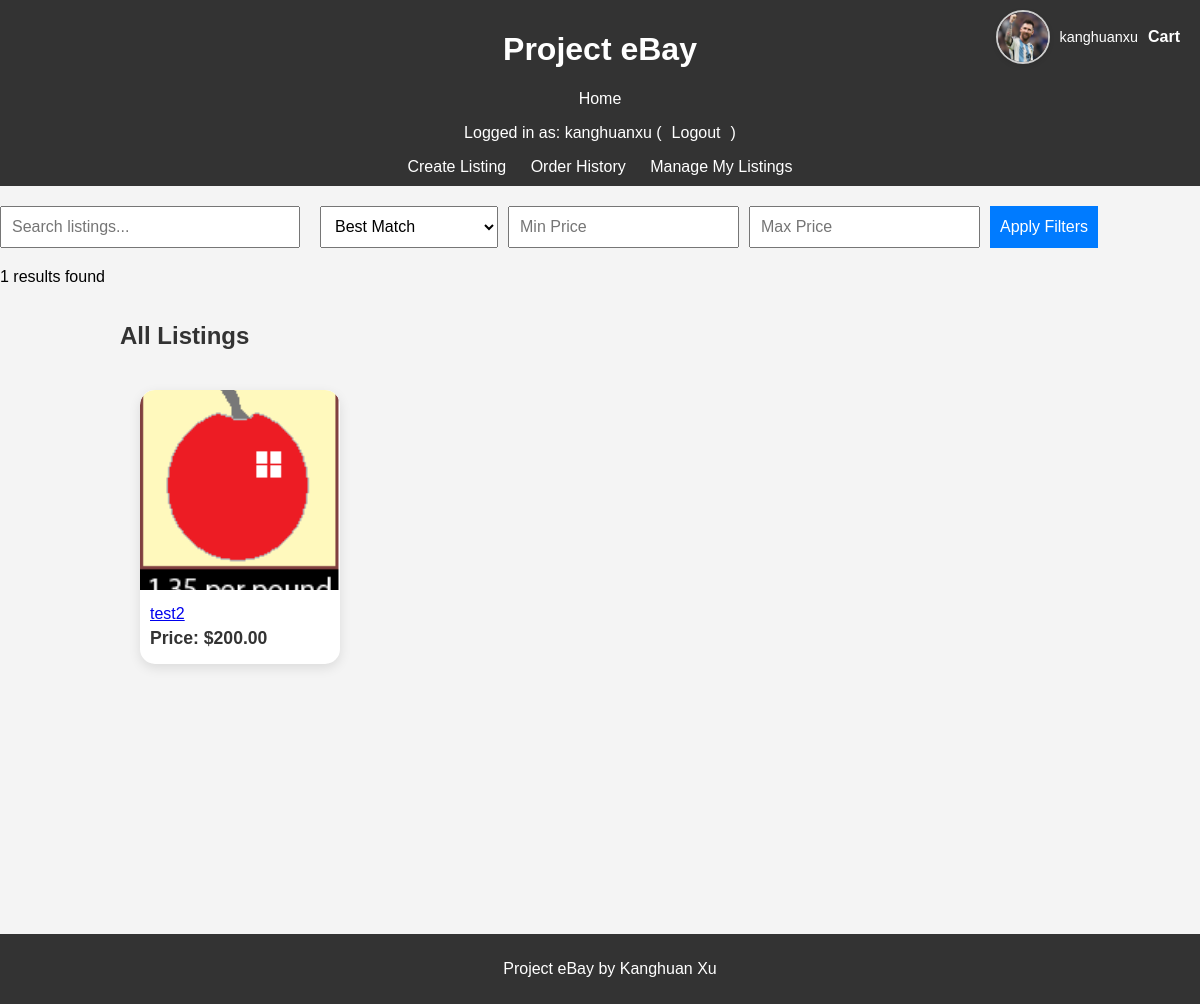
Page / (signed in) on the earlier database version.
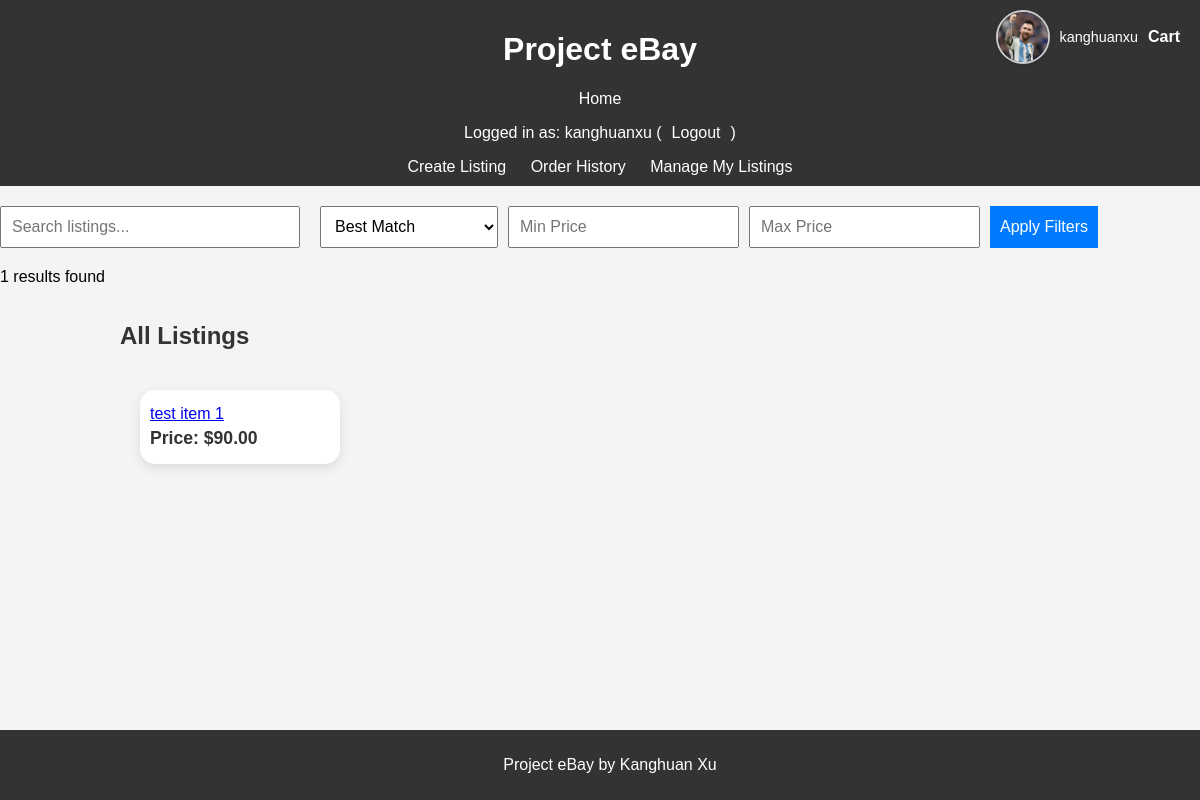
Same page on the later database version.
### project/models.py (models this page shows, shortened)
class Listing(models.Model):
    name = models.CharField(max_length=200) # Name of the item
    description = models.TextField() # Description of the item
    price = models.DecimalField(max_digits=10, decimal_places=2) # Price of the item
    image = models.ImageField(upload_to='listing_images/', blank=True, null=True) # Image of the item
    category = models.CharField(max_length=100) # Category the item belongs to
    created_at = models.DateTimeField(auto_now_add=True) # Timestamp for when the item was listed
    expires_at = models.DateTimeField() # Expiration timestamp for the listing
    user = models.ForeignKey(User, on_delete=models.CASCADE, related_name="listings")  # Link to User
    sold = models.BooleanField(default=False)  # Track sold status

### project/views.py (the view)
# urls.py: path('', ShowHomeView.as_view(), name='home'),
class ShowHomeView(View):
    def get(self, request, *args, **kwargs):
        query = request.GET.get('q', '')  # Search query
        sort_by = request.GET.get('sort', 'best_match')  # Sorting option
        min_price = request.GET.get('min_price')  # Minimum price filter
        max_price = request.GET.get('max_price')  # Maximum price filter
        if request.user.is_authenticated:
            listings = Listing.objects.filter(sold=False).exclude(user=request.user)
        else:
            listings = Listing.objects.filter(sold=False).all()
        if query:
            listings = listings.filter(
                Q(name__icontains=query) |
                Q(description__icontains=query) |
                Q(category__icontains=query)
            )
        if min_price:
            listings = listings.filter(price__gte=min_price)
        if max_price:
            listings = listings.filter(price__lte=max_price)
        if sort_by == 'newly_listed':
            listings = listings.order_by('-created_at')
        elif sort_by == 'ending_soon':
            listings = listings.order_by('expires_at')
        elif sort_by == 'price_low_high':
            listings = listings.order_by('price')
        elif sort_by == 'price_high_low':
            listings = listings.order_by('-price')
        result_count = listings.count()
        return render(request, 'project/home.html', {
            'listings': listings,
            'query': query,
            'sort_by': sort_by,
            'min_price': min_price,
            'max_price': max_price,
            'result_count': result_count,
        })

### project/templates/project/home.html (shortened to what this page needs)
{% extends 'project/base.html' %}
{% load static %}
{% block content %}
    <div class="user-profile-header">
        {% if user.is_authenticated %}
            <a href="{% url 'user_profile' user.pk %}" class="user-profile-link">
                {% if user.profile.profile_image %}
                    <img src="{{ user.profile.profile_image.url }}" alt="{{ user.username }}" class="user-profile-image">
                {% else %}
                    <img src="{% static 'images/default_profile.jpg' %}" alt="{{ user.username }}" class="user-profile-image">
                {% endif %}
            </a>
            <p>{{ user.username }}</p>
            <a href="{% url 'cart' %}">Cart</a>
        {% else %}
            <p>Welcome, Mini eBay user! <a href="{% url 'login' %}">Log in</a></p>
        {% endif %}
    </div>
    <form method="get" action="{% url 'home' %}" class="filter-form">
        <input type="text" name="q" placeholder="Search listings..." value="{{ query }}" class="search-input">
        <select name="sort" class="sort-dropdown">
            <option value="best_match" {% if sort_by == "best_match" %}selected{% endif %}>Best Match</option>
        </select>
        <input type="number" name="min_price" placeholder="Min Price" value="{{ min_price }}" class="price-filter">
        <input type="number" name="max_price" placeholder="Max Price" value="{{ max_price }}" class="price-filter">
        <button type="submit" class="filter-button">Apply Filters</button>
    </form>
    <p>{{ result_count }} results found</p>
    <h2>All Listings</h2>
    {% if listings %}
        <div class="listing-cards">
            {% for listing in listings %}
                <div class="card">
                    <a href="{% url 'listing_detail' listing.pk %}">
                        {% if listing.image %}
                            <img src="{{ listing.image.url }}" alt="{{ listing.name }}" class="listing-image">
                        {% endif %}
                    </a>
                    <div class="card-details">
                        <h3><a href="{% url 'listing_detail' listing.pk %}">{{ listing.name }}</a></h3>
                        <p>Price: ${{ listing.price }}</p>
                    </div>
                </div>
            {% endfor %}
        </div>
    {% else %}
        <p>No listings match your search.</p>
    {% endif %}
{% endblock %}

Differences in the rows shown:
no longer on this page (row edited): Listing: image (picture), name "test2", price "200.00"
added Listing: name "test item 1", price "90.00"
